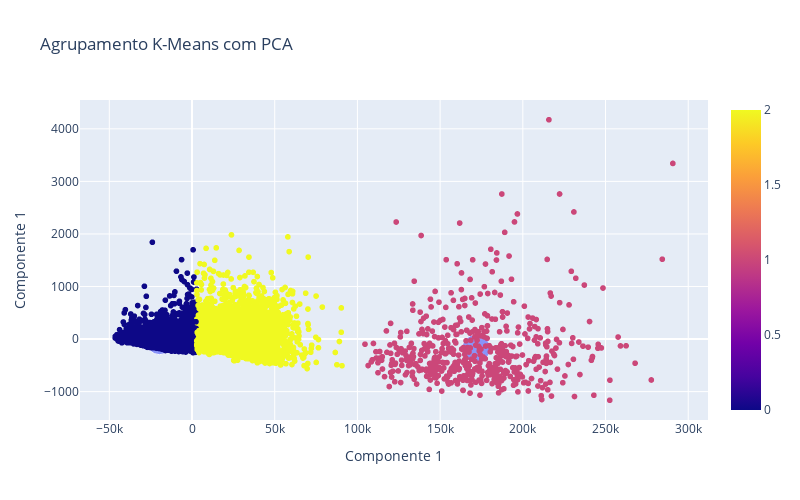

Notebook cell for this chart:
### Code cell
# PCA para plotar o gráfico

from sklearn.decomposition import PCA
pca = PCA(n_components = 2)

dados_pca = pca.fit_transform(dados)

#print(dados_pca)

# Variáveis explicativas
print(pca.explained_variance_ratio_)
print(pca.explained_variance_ratio_.sum())

#Elbow
print(elbow(dados_pca))

kmeans = KMeans(n_clusters=3,init="k-means++",random_state=0)
kmeans2 = kmeans.fit(dados_pca)

centroides = kmeans2.cluster_centers_

agrupamento = kmeans2.labels_
agrupamento

#Plotar o Grafico
import plotly.express as px
import plotly.graph_objects as go

graf1 = px.scatter(x=dados_pca[:,0], y=dados_pca[:,1], color=agrupamento)
graf2 = px.scatter(x=centroides[:,0], y=centroides[:,1], size = [15,15,15]) #size é o numero de cluster
graf3 = go.Figure(data = graf1.data + graf2.data)
graf3.update_layout(width=800,height=500,title_text='Agrupamento K-Means com PCA')
graf3.update_xaxes(title = 'Componente 1')
graf3.update_yaxes(title = 'Componente 1')

graf3.show()

### Figure 1 — Plotly figure (JSON) as saved in the notebook; plotly's stock layout.template omitted (floating-point values rounded to 4 significant figures; data arrays with more than 128 entries replaced by an {"elided": "..."} marker saying what was removed)
{"data": [{"hovertemplate": "x=%{x}<br>y=%{y}<br>color=%{marker.color}<extra></extra>", "legendgroup": "", "marker": {"color": {"elided": "13611 int values"}, "coloraxis": "coloraxis", "symbol": "circle"}, "mode": "markers", "name": "", "showlegend": false, "type": "scattergl", "x": {"elided": "13611 float values"}, "xaxis": "x", "y": {"elided": "13611 float values"}, "yaxis": "y"}, {"hovertemplate": "x=%{x}<br>y=%{y}<br>size=%{marker.size}<extra></extra>", "legendgroup": "", "marker": {"color": "#636efa", "size": [15, 15, 15], "sizemode": "area", "sizeref": 0.0375, "symbol": "circle"}, "mode": "markers", "name": "", "orientation": "v", "showlegend": false, "type": "scatter", "x": [-19520.0, 171800.0, 25110.0], "xaxis": "x", "y": [-28.58, -181.5, 97.23], "yaxis": "y"}], "layout": {"height": 500, "title": {"text": "Agrupamento K-Means com PCA"}, "width": 800, "xaxis": {"title": {"text": "Componente 1"}}, "yaxis": {"title": {"text": "Componente 1"}}}}
